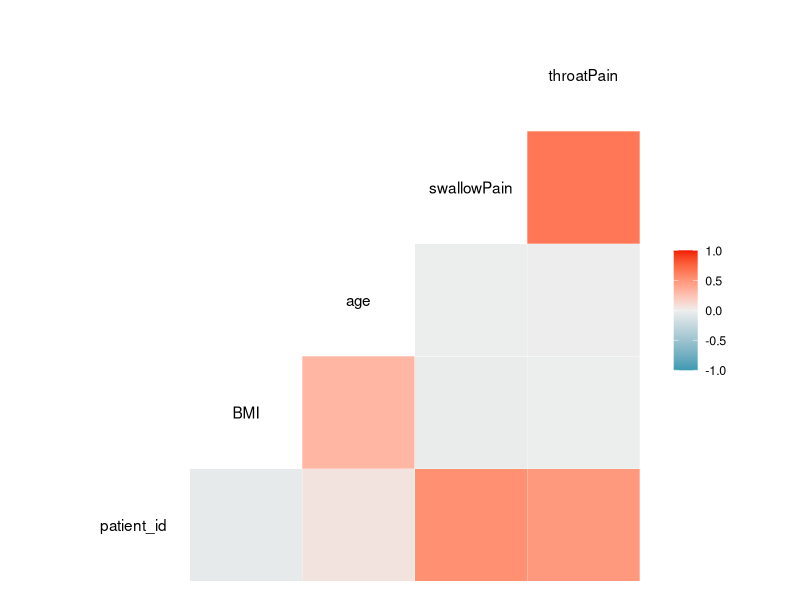

This figure's R source: (Note: this script raises an error after producing the figure.)
#----Visualization----####
# Date: 2025-09-09
# Author: psykodentopat
# File name: 2025-09-09_visualization.R
# Description: Script for visualization of exam data for psykodentopat.
#
#
# Project: psykodentopat_exam.Rproj

# Setup ----
library(tidyverse)
library(here)
library(ggplot2)
library(patchwork)

# Load data
joined_exam_data <- read_delim(here("data", "joined_exam_data_2025-09-09.txt"))

# Mutate from character to factor
joined_exam_data <- joined_exam_data %>%
  mutate(across(where(is.character), as.factor))

# Are there any correlated measures? ----
GGally::ggcorr(joined_exam_data)
joined_exam_data %>%
  select(-patient_id) %>%
  ggcorr()
# Seems like throatPain and swallowPain are correlated, and also age and BMI. Also seems like Patient ID is correlated with swallowPain and throatPain, probably an artifact, could also be that that the patients recruited later had more pain...?

# Does the age distribution depend on treat? ----
ggplot(joined_exam_data, aes(x = age, fill = treat)) +
  geom_density(alpha = 0.5) +
  theme_gray() +
  labs(
    title = "Age distribution by treatment",
    x = "Patient age",
    fill = "Treatment:"
  ) +
  theme(legend.position = "bottom") +
  scale_fill_brewer(palette = "PuOr")

# Exploring whether the age distribution of patients differs by gender ----
## Numerical summery
joined_exam_data %>%
  group_by(gender) %>%
  summarise(
    mean_age = mean(age, na.rm = TRUE),
    sd_age   = sd(age, na.rm = TRUE),
    min_age  = min(age, na.rm = TRUE),
    max_age  = max(age, na.rm = TRUE),
    n        = n()
  )

## Box plot displaying age distribution by gender
plot_age_distribution_by_gender <- ggplot(
  joined_exam_data,
  aes(x = gender, y = age, fill = gender)
) +
  geom_boxplot() +
  labs(title = "Age distribution by gender") +
  scale_fill_brewer(palette = "Pastel2")
plot_age_distribution_by_gender

## Density plot to visualize the full shape of the age distribution by gender
density_age_distribution_by_gender <- ggplot(
  joined_exam_data,
  aes(x = age, fill = gender)
) +
  geom_density(alpha = 0.5) +
  labs(
    title = "Age distribution by gender",
    x = "Patient age",
    fill = "Gender"
  ) +
  scale_fill_brewer(palette = "Pastel2")
density_age_distribution_by_gender

# Does the preoperative pain change with age of the patients? ----
## Box-plot to show the distribution of age related to preOp pain

ggplot(joined_exam_data, aes(x = preOp_pain, y = age)) +
  geom_boxplot() +
  labs(
    x = "Preoperative pain (Yes/No)", # The age-distribution seems to be quite similar in both gropus
    y = "Age"
  )

## Denisty-plot, can be more intuitive to read but can also give the wrong impression in this case
ggplot(joined_exam_data, aes(x = age, fill = preOp_pain)) +
  geom_density(alpha = 0.4) +
  labs(
    x = "Age",
    y = "Density"
  )

ggplot(joined_exam_data, aes(x = preOp_pain, y = age)) +
  geom_dotplot(
    binaxis = "y", stackdir = "center", dotsize = 0.8,
    binwidth = 1
  ) +
  labs(
    title = "Age by Pre-Op Pain Status",
    x = "Pre-Op Pain",
    y = "Age"
  ) +
  theme_minimal()

## Want to explore why we get these kind of "strange" results

### Exploring the variables
skimr::skim(joined_exam_data$age)
skimr::skim(joined_exam_data$preOp_pain)

# Only 2 patient experienced preOp pain, therefore the data is too limited to say anything about how preOp pain is related to age

# T-tests (Welch Two Sample t-test) ----
t.test(age ~ treat, data = joined_exam_data)
t.test(age ~ preOp_pain, data = joined_exam_data)
t.test(age ~ gender, data = joined_exam_data)

#----End----####
